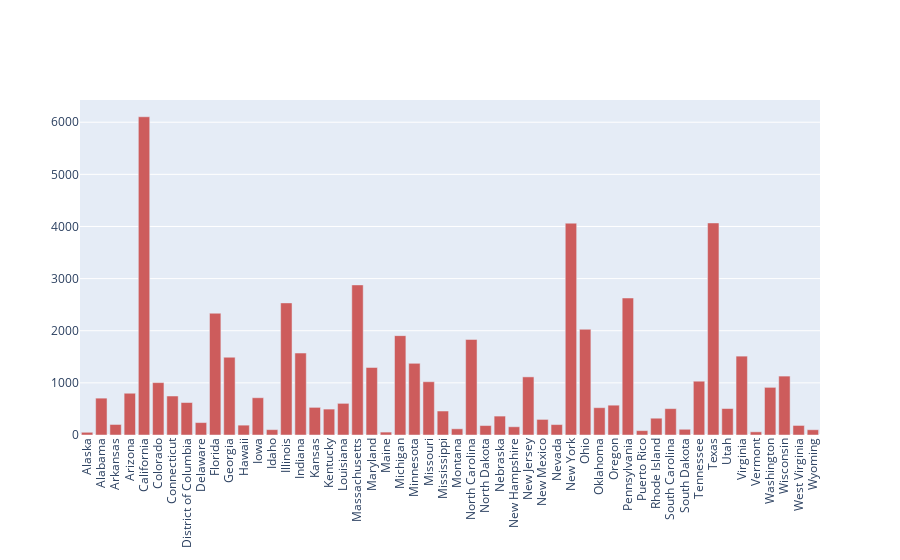

Write notebook code for a chart like this one.
### Code cell
#collapse_output
fig = go.Figure(go.Bar(
            y=(df_codes['All Fields']).astype(float),
            x= df_codes['State'],
            marker_color = 'indianred'))
fig.update_layout(xaxis_tickangle=-90)

fig.show()

### Figure 1 — Plotly figure (JSON) as saved in the notebook; plotly's stock layout.template omitted (floating-point values rounded to 4 significant figures)
{"data": [{"marker": {"color": "indianred"}, "type": "bar", "x": ["Alaska", "Alabama", "Arkansas", "Arizona", "California", "Colorado", "Connecticut", "District of Columbia", "Delaware", "Florida", "Georgia", "Hawaii", "Iowa", "Idaho", "Illinois", "Indiana", "Kansas", "Kentucky", "Louisiana", "Massachusetts", "Maryland", "Maine", "Michigan", "Minnesota", "Missouri", "Mississippi", "Montana", "North Carolina", "North Dakota", "Nebraska", "New Hampshire", "New Jersey", "New Mexico", "Nevada", "New York", "Ohio", "Oklahoma", "Oregon", "Pennsylvania", "Puerto Rico", "Rhode Island", "South Carolina", "South Dakota", "Tennessee", "Texas", "Utah", "Virginia", "Vermont", "Washington", "Wisconsin", "West Virginia", "Wyoming"], "y": [52, 707, 202, 801, 6105, 1005, 748, 623, 238, 2336, 1492, 189, 715, 103, 2534, 1572, 530, 497, 607, 2879, 1295, 56, 1906, 1374, 1022, 460, 119, 1833, 181, 363, 158, 1115, 299, 200, 4064, 2028, 524, 572, 2628, 84, 322, 506, 110, 1032, 4068, 508, 1513, 61, 914, 1130, 183, 101]}], "layout": {"xaxis": {"tickangle": -90}}}
